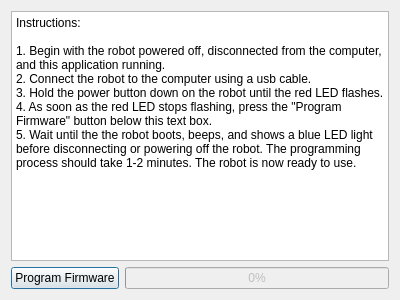
<?xml version="1.0" encoding="UTF-8"?>
<ui version="4.0">
 <class>Dialog</class>
 <widget class="QDialog" name="Dialog">
  <property name="geometry">
   <rect>
    <x>0</x>
    <y>0</y>
    <width>400</width>
    <height>300</height>
   </rect>
  </property>
  <property name="windowTitle">
   <string>Linkbot Firmware Rescue</string>
  </property>
  <layout class="QGridLayout" name="gridLayout">
   <item row="0" column="0" colspan="2">
    <widget class="QTextBrowser" name="textBrowser">
     <property name="html">
      <string>&lt;!DOCTYPE HTML PUBLIC &quot;-//W3C//DTD HTML 4.0//EN&quot; &quot;http://www.w3.org/TR/REC-html40/strict.dtd&quot;&gt;
&lt;html&gt;&lt;head&gt;&lt;meta name=&quot;qrichtext&quot; content=&quot;1&quot; /&gt;&lt;style type=&quot;text/css&quot;&gt;
p, li { white-space: pre-wrap; }
&lt;/style&gt;&lt;/head&gt;&lt;body style=&quot; font-family:'Sans Serif'; font-size:9pt; font-weight:400; font-style:normal;&quot;&gt;
&lt;p style=&quot; margin-top:0px; margin-bottom:0px; margin-left:0px; margin-right:0px; -qt-block-indent:0; text-indent:0px;&quot;&gt;Instructions:&lt;/p&gt;
&lt;p style=&quot;-qt-paragraph-type:empty; margin-top:0px; margin-bottom:0px; margin-left:0px; margin-right:0px; -qt-block-indent:0; text-indent:0px;&quot;&gt;&lt;br /&gt;&lt;/p&gt;
&lt;p style=&quot; margin-top:0px; margin-bottom:0px; margin-left:0px; margin-right:0px; -qt-block-indent:0; text-indent:0px;&quot;&gt;1. Begin with the robot powered off, disconnected from the computer, and this application running.&lt;/p&gt;
&lt;p style=&quot; margin-top:0px; margin-bottom:0px; margin-left:0px; margin-right:0px; -qt-block-indent:0; text-indent:0px;&quot;&gt;2. Connect the robot to the computer using a usb cable. &lt;/p&gt;
&lt;p style=&quot; margin-top:0px; margin-bottom:0px; margin-left:0px; margin-right:0px; -qt-block-indent:0; text-indent:0px;&quot;&gt;3. Hold the power button down on the robot until the red LED flashes. &lt;/p&gt;
&lt;p style=&quot; margin-top:0px; margin-bottom:0px; margin-left:0px; margin-right:0px; -qt-block-indent:0; text-indent:0px;&quot;&gt;4. As soon as the red LED stops flashing, press the &amp;quot;Program Firmware&amp;quot; button below this text box. &lt;/p&gt;
&lt;p style=&quot; margin-top:0px; margin-bottom:0px; margin-left:0px; margin-right:0px; -qt-block-indent:0; text-indent:0px;&quot;&gt;5. Wait until the the robot boots, beeps, and shows a blue LED light before disconnecting or powering off the robot. The programming process should take 1-2 minutes. The robot is now ready to use.&lt;/p&gt;&lt;/body&gt;&lt;/html&gt;</string>
     </property>
    </widget>
   </item>
   <item row="1" column="0">
    <widget class="QPushButton" name="pushButton">
     <property name="text">
      <string>Program Firmware</string>
     </property>
    </widget>
   </item>
   <item row="1" column="1">
    <widget class="QProgressBar" name="progressBar">
     <property name="enabled">
      <bool>false</bool>
     </property>
     <property name="value">
      <number>0</number>
     </property>
    </widget>
   </item>
  </layout>
 </widget>
 <layoutdefault spacing="6" margin="11"/>
 <resources/>
 <connections/>
</ui>
